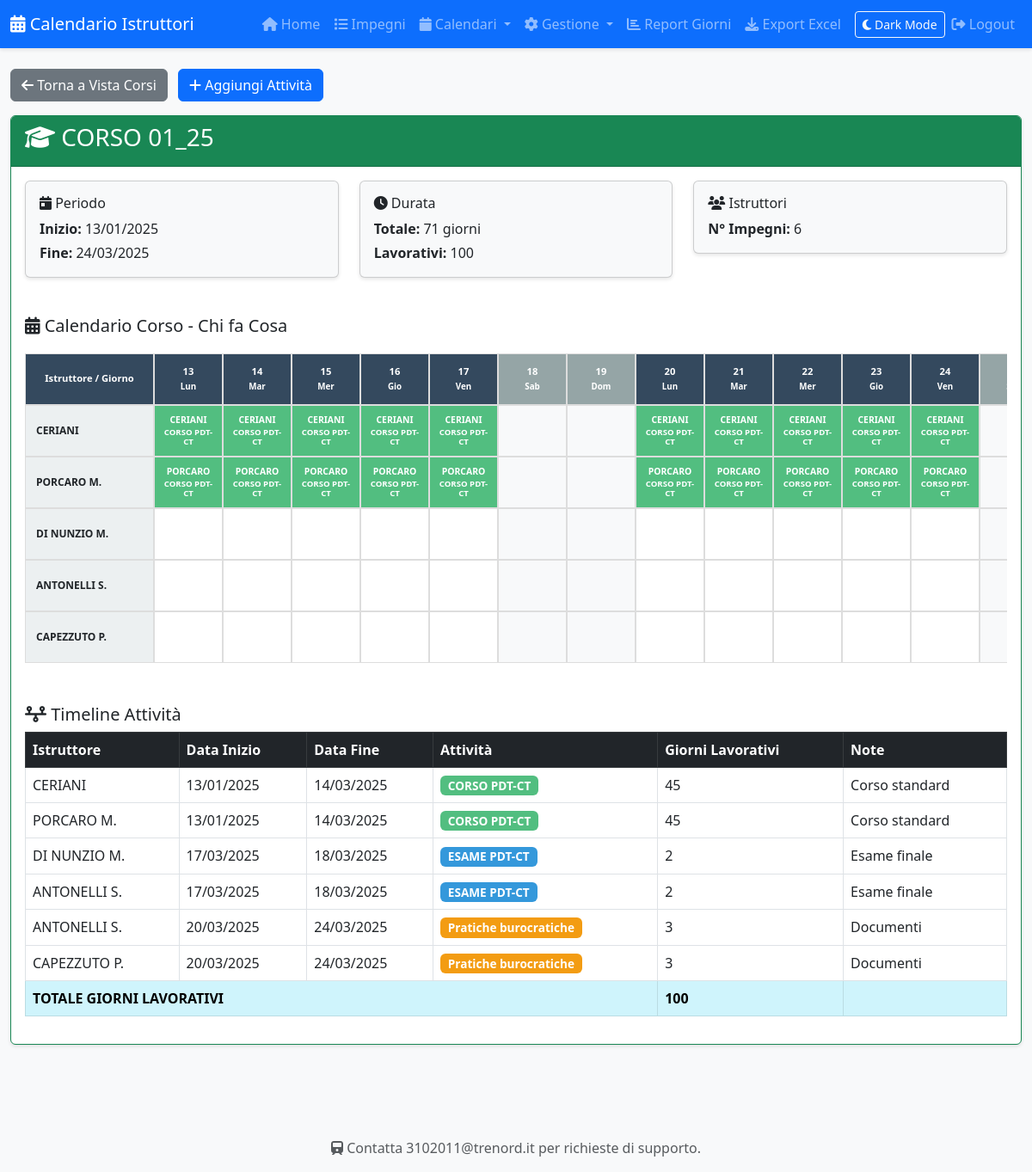
The page /corso/01_25 on the database its author committed.
### tables this page shows
CREATE TABLE impegni (
            id INTEGER PRIMARY KEY AUTOINCREMENT,
            id_corso TEXT,
            istruttore_id INTEGER NOT NULL,
            attivita_id INTEGER NOT NULL,
            data_inizio DATE NOT NULL,
            giorni_lavorativi INTEGER NOT NULL,
            data_fine DATE,
            note TEXT,
            creato_il TIMESTAMP DEFAULT CURRENT_TIMESTAMP,
            modificato_il TIMESTAMP DEFAULT CURRENT_TIMESTAMP, giorno_extra_1 TEXT, giorno_extra_2 TEXT, giorno_extra_3 TEXT, luogo TEXT, aula TEXT, posti TEXT, istruttore_riferimento INTEGER,
            FOREIGN KEY (istruttore_id) REFERENCES istruttori(id),
            FOREIGN KEY (attivita_id) REFERENCES tipi_attivita(id)
        );

CREATE TABLE istruttori (
            id INTEGER PRIMARY KEY AUTOINCREMENT,
            nome TEXT NOT NULL UNIQUE,
            email TEXT,
            attivo INTEGER DEFAULT 1
        );

CREATE TABLE tipi_attivita (
            id INTEGER PRIMARY KEY AUTOINCREMENT,
            nome TEXT NOT NULL UNIQUE,
            colore TEXT NOT NULL,
            categoria TEXT
        );

### app.py (the view)
@app.route('/corso/<path:id_corso>')
def corso(id_corso):
    conn = get_db()
    impegni_corso_raw = conn.execute('''
        SELECT i.*, ist.nome as istruttore_nome, ta.nome as attivita_nome, ta.colore
        FROM impegni i
        JOIN istruttori ist ON i.istruttore_id = ist.id
        JOIN tipi_attivita ta ON i.attivita_id = ta.id
        WHERE i.id_corso = ?
        ORDER BY i.data_inizio
    ''', (id_corso,)).fetchall()
    impegni_corso = [dict(row) for row in impegni_corso_raw]
    if not impegni_corso:
        conn.close()
        return "Corso non trovato", 404
    istruttori_unici = []
    istruttori_visti = set()
    for imp in impegni_corso:
        if imp['istruttore_id'] not in istruttori_visti:
            istruttori_unici.append({'id': imp['istruttore_id'], 'nome': imp['istruttore_nome']})
            istruttori_visti.add(imp['istruttore_id'])
    data_inizio_corso = min(imp['data_inizio'] for imp in impegni_corso)
    data_fine_corso = max(imp['data_fine'] for imp in impegni_corso)
    from datetime import datetime, timedelta
    inizio = datetime.strptime(data_inizio_corso, '%Y-%m-%d')
    fine = datetime.strptime(data_fine_corso, '%Y-%m-%d')
    num_giorni = (fine - inizio).days + 1
    giorni = []
    for i in range(num_giorni):
        giorno = inizio + timedelta(days=i)
        giorni.append({
            'data': giorno.strftime('%Y-%m-%d'),
            'giorno': giorno.day,
            'mese': MESI_ITALIANI[giorno.month],
            'giorno_settimana': ['Lun', 'Mar', 'Mer', 'Gio', 'Ven', 'Sab', 'Dom'][giorno.weekday()],
            'indice': i + 1
        })
    sostituzioni_corso_raw = conn.execute('''
        SELECT s.*,
               io.nome as istruttore_originale,
               isost.nome as istruttore_sostituto,
               i.attivita_id, ta.colore, ta.nome as attivita_nome
        FROM sostituzioni s
        JOIN istruttori io ON s.istruttore_originale_id = io.id
        JOIN istruttori isost ON s.istruttore_sostituto_id = isost.id
        JOIN impegni i ON s.impegno_id = i.id
        JOIN tipi_attivita ta ON i.attivita_id = ta.id
        WHERE i.id_corso = ?
    ''', (id_corso,)).fetchall()
    sostituzioni_corso = [dict(row) for row in sostituzioni_corso_raw]
    conn.close()
    return render_template('corso.html',
                         id_corso=id_corso,
                         impegni=impegni_corso,
                         istruttori_unici=istruttori_unici,
                         giorni=giorni,
                         num_giorni=num_giorni,
                         data_inizio=data_inizio_corso,
                         data_fine=data_fine_corso,
                         sostituzioni=sostituzioni_corso)

### app.py (called while the page is built)
@app.template_filter('itdate')
def itdate(value):
    try:
        if not value:
            return ''
        s = str(value)
        parts = s.split('T')[0].split('-')
        if len(parts) == 3:
            yyyy, mm, dd = parts
            return f"{dd.zfill(2)}/{mm.zfill(2)}/{yyyy}"
        d = datetime.strptime(s, '%Y-%m-%d')
        return f"{d.day:02d}/{d.month:02d}/{d.year}"
    except Exception:
        try:
            d = datetime.fromisoformat(str(value).split('T')[0])
            return f"{d.day:02d}/{d.month:02d}/{d.year}"
        except Exception:
            return str(value)

### database.py (called while the page is built)
def get_db():
    db_path = os.environ.get('DB_PATH', 'calendario.db')
    conn = sqlite3.connect(db_path)
    conn.row_factory = sqlite3.Row  # Per accedere alle colonne per nome
    return conn

### templates/corso.html (shortened to what this page needs)
{% extends "base.html" %}
{% block content %}
<div class="row">
    <div class="col-12">
        <a href="/vista_corsi" class="btn btn-secondary mb-3">
            <i class="fas fa-arrow-left"></i> Torna a Vista Corsi
        </a>
        <button class="btn btn-primary mb-3 ms-2" data-bs-toggle="modal" data-bs-target="#modalNuovoImpegno">
            <i class="fas fa-plus"></i> Aggiungi Attività
        </button>
    </div>
</div>
<div class="row">
    <div class="col-12">
        <div class="card border-success">
            <div class="card-header bg-success text-white">
                <h3><i class="fas fa-graduation-cap"></i> CORSO {{ id_corso }}</h3>
            </div>
            <div class="card-body">
                <div class="row mb-4">
                    <div class="col-md-4">
                        <div class="card bg-light">
                            <div class="card-body">
                                <h6><i class="fas fa-calendar-day"></i> Periodo</h6>
                                <p class="mb-1"><strong>Inizio:</strong> {{ data_inizio|itdate }}</p>
                                <p class="mb-0"><strong>Fine:</strong> {{ data_fine|itdate }}</p>
                            </div>
                        </div>
                    </div>
                    <div class="col-md-4">
                        <div class="card bg-light">
                            <div class="card-body">
                                <h6><i class="fas fa-clock"></i> Durata</h6>
                                <p class="mb-1"><strong>Totale:</strong> {{ num_giorni }} giorni</p>
                                <p class="mb-0"><strong>Lavorativi:</strong> {{ impegni|sum(attribute='giorni_lavorativi') }}</p>
                            </div>
                        </div>
                    </div>
                    <div class="col-md-4">
                        <div class="card bg-light">
                            <div class="card-body">
                                <h6><i class="fas fa-users"></i> Istruttori</h6>
                                <p class="mb-0"><strong>N° Impegni:</strong> {{ impegni|length }}</p>
                            </div>
                        </div>
                    </div>
                </div>
                <h5><i class="fas fa-calendar-alt"></i> Calendario Corso - Chi fa Cosa</h5>
                <div class="calendario-corso">
                    <table>
                        <thead>
                            <tr>
                                <th>Istruttore / Giorno</th>
                                {% for giorno in giorni %}
                                <th class="{% if giorno.giorno_settimana in ['Sab', 'Dom'] %}weekend-header{% endif %}">
                                    {{ giorno.giorno }}<br>
                                    <small>{{ giorno.giorno_settimana }}</small>
                                </th>
                                {% endfor %}
                            </tr>
                        </thead>
                        <tbody>
                            {% for ist in istruttori_unici %}
                            <tr>
                                <th class="istruttore-nome">{{ ist.nome }}</th>
                                {% for giorno in giorni %}
                                <td id="cella-{{ ist.id }}-{{ giorno.indice }}"
                                    class="cella-vuota {% if giorno.giorno_settimana in ['Sab', 'Dom'] %}giorno-weekend{% endif %}">
                                </td>
                                {% endfor %}
                            </tr>
                            {% endfor %}
                        </tbody>
                    </table>
                </div>
                <div class="mt-5">
                    <h5><i class="fas fa-timeline"></i> Timeline Attività</h5>
                    <div class="table-responsive">
                        <table class="table table-bordered table-hover">
                            <thead class="table-dark">
                                <tr>
                                    <th>Istruttore</th>
                                    <th>Data Inizio</th>
                                    <th>Data Fine</th>
                                    <th>Attività</th>
                                    <th>Giorni Lavorativi</th>
                                    <th>Note</th>
                                </tr>
                            </thead>
                            <tbody>
                                {% for imp in impegni %}
                                <tr>
                                    <td>{{ imp.istruttore_nome }}</td>
                                    <td>{{ imp.data_inizio|itdate }}</td>
                                    <td>{{ imp.data_fine|itdate }}</td>
                                    <td>
                                        <span class="badge" style="background-color: #{{ imp.colore }};">
                                            {{ imp.attivita_nome }}
                                        </span>
                                    </td>
                                    <td>{{ imp.giorni_lavorativi }}</td>
                                    <td>{{ imp.note or '-' }}</td>
                                </tr>
                                {% endfor %}
                            </tbody>
                            <tfoot>
                                <tr class="table-info">
                                    <td colspan="4"><strong>TOTALE GIORNI LAVORATIVI</strong></td>
                                    <td><strong>{{ impegni|sum(attribute='giorni_lavorativi') }}</strong></td>
                                    <td></td>
                                </tr>
                            </tfoot>
                        </table>
                    </div>
                </div>
            </div>
        </div>
    </div>
</div>
{% endblock %}

### static/css/style.css (style rules this page uses)
body { font-family: 'Segoe UI', Tahoma, Geneva, Verdana, sans-serif; background-color: #f8f9fa; }
.card { box-shadow: 0 2px 4px rgba(0,0,0,0.1); margin-bottom: 20px; }
.table-responsive { max-height: 600px; overflow-y: auto; }
.badge { font-size: 0.85rem; }
.btn { transition: all 0.3s ease; }
.card { transition: all 0.3s ease; }

### templates/corso.html (style rules this page uses)
.calendario-corso { overflow-x: auto; margin-top: 20px; }
.calendario-corso table { border-collapse: separate; border-spacing: 0; font-size: 0.75rem; }
.calendario-corso th, .calendario-corso td { border: 1px solid #ddd; padding: 8px; text-align: center; min-width: 80px; height: 60px; vertical-align: middle; }
.calendario-corso thead th { background-color: #34495E; color: white; position: sticky; top: 0; z-index: 10; font-size: 0.7rem; }
.calendario-corso tbody th { background-color: #ECF0F1; position: sticky; left: 0; z-index: 5; font-weight: bold; text-align: left; padding-left: 12px; min-width: 150px; }
.cella-corso { cursor: pointer; transition: all 0.2s; color: white; font-weight: bold; font-size: 0.65rem; line-height: 1.2; }
.cella-vuota { background-color: white; }
.giorno-weekend { background-color: #f8f9fa; }
.weekend-header { background-color: #95a5a6 !important; color: white !important; }
.istruttore-nome { white-space: nowrap; overflow: hidden; text-overflow: ellipsis; }

### rows shown on the page
impegni: data_inizio "13/01/2025", nome "CERIANI", istruttore_nome "CERIANI", data_inizio|itdate "13/01/2025", data_fine|itdate "14/03/2025", attivita_nome "CORSO PDT-CT", giorni_lavorativi "45", note "Corso standard"
impegni: data_fine "24/03/2025", istruttore_nome "ANTONELLI S.", data_inizio|itdate "20/03/2025", data_fine|itdate "24/03/2025", attivita_nome "Pratiche burocratiche", giorni_lavorativi "3", note "Documenti"
impegni: nome "PORCARO M.", istruttore_nome "PORCARO M.", data_inizio|itdate "13/01/2025", data_fine|itdate "14/03/2025", attivita_nome "CORSO PDT-CT", giorni_lavorativi "45", note "Corso standard"
impegni: nome "DI NUNZIO M.", istruttore_nome "DI NUNZIO M.", data_inizio|itdate "17/03/2025", data_fine|itdate "18/03/2025", attivita_nome "ESAME PDT-CT", giorni_lavorativi "2", note "Esame finale"
impegni: nome "ANTONELLI S.", istruttore_nome "ANTONELLI S.", data_inizio|itdate "17/03/2025", data_fine|itdate "18/03/2025", attivita_nome "ESAME PDT-CT", giorni_lavorativi "2", note "Esame finale"
impegni: nome "CAPEZZUTO P.", istruttore_nome "CAPEZZUTO P.", data_inizio|itdate "20/03/2025", data_fine|itdate "24/03/2025", attivita_nome "Pratiche burocratiche", giorni_lavorativi "3", note "Documenti"

### other values the page prints
{{ session.get('username', 'Logout') }} "Logout"
{{ id_corso }} "01_25"
{{ num_giorni }} "71"
{{ impegni|sum(attribute='giorni_lavorativi') }} "100"
{{ impegni|length }} "6"
{{ giorno.giorno }} "13" "14" "15" "16" "17" "18" "19" "20" "21" "22" "23" "24"
{{ giorno.giorno_settimana }} "Lun" "Mar" "Mer" "Gio" "Ven" "Sab" "Dom" "Lun" "Mar" "Mer" "Gio" "Ven"
